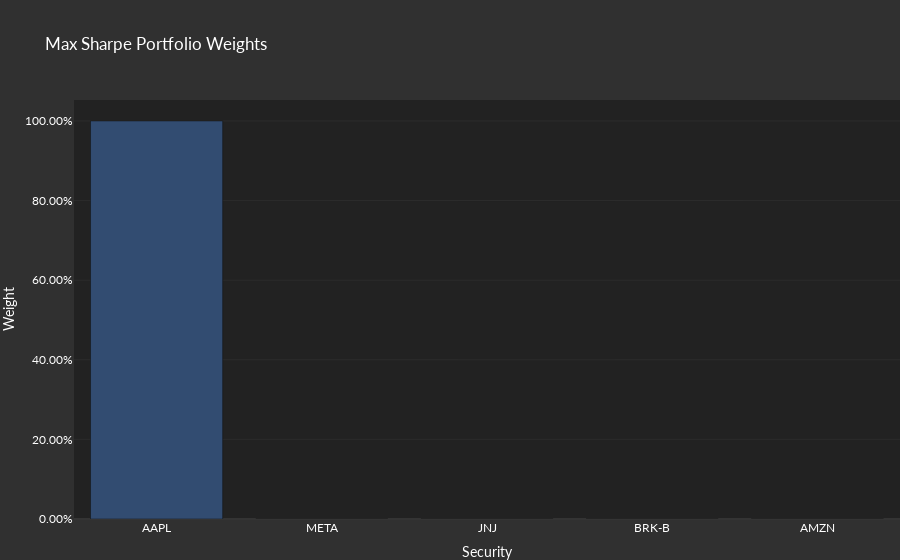

The code cell stored with this chart in its notebook:
### Code cell
fig = px.bar(Weights1, y='Weight', x='Security',
             title='Max Sharpe Portfolio Weights')
fig.update_layout(yaxis_tickformat=',.2%')
fig.show()

### Figure 1 — Plotly figure (JSON) as saved in the notebook; plotly's stock layout.template omitted (floating-point values rounded to 4 significant figures)
{"data": [{"alignmentgroup": "True", "hovertemplate": "Security=%{x}<br>Weight=%{y}<extra></extra>", "legendgroup": "", "marker": {"color": "#324c71", "pattern": {"shape": ""}}, "name": "", "offsetgroup": "", "orientation": "v", "showlegend": false, "textposition": "auto", "type": "bar", "x": ["AAPL", "META", "JNJ", "BRK-B", "AMZN"], "xaxis": "x", "y": [1, 1.388e-16, 0, 0, 0], "yaxis": "y"}], "layout": {"barmode": "relative", "legend": {"tracegroupgap": 0}, "title": {"text": "Max Sharpe Portfolio Weights"}, "xaxis": {"anchor": "y", "domain": [0, 1], "title": {"text": "Security"}}, "yaxis": {"anchor": "x", "domain": [0, 1], "tickformat": ",.2%", "title": {"text": "Weight"}}}}
